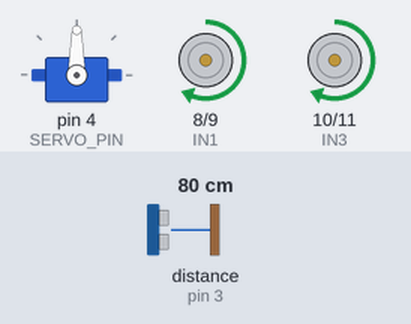
Simulated run of this sketch. Board: Arduino Uno, built with avr-gcc and run on an emulated ATmega328P. On the bench: servo, motor-driver pin pairs drawn as motors (green arrow = first pin HIGH = forward, orange = second pin HIGH = backward, longer = more drive, scaled by the enable pin). Wiring (inferred from the names in the program): ultrasonic range finder: trigger pin 2; echo pin 3. The inputs (shaded band) are chosen by the test bench; at power-on: distance to the obstacle (sensor on pin 3) 80 cm. The echo pulse lasts 58.3 µs per cm.

Above: at 2.2 s.
2.3 s: distance to the obstacle (sensor on pin 3) set to 24 cm
3.8 s: distance to the obstacle (sensor on pin 3) set to 20 cm
At 5.1 s:
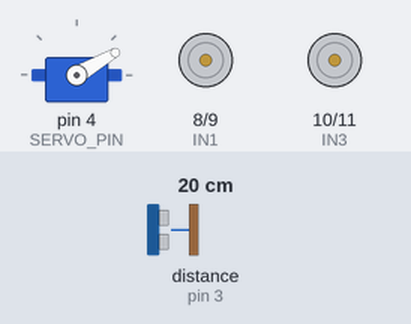
6.8 s: distance to the obstacle (sensor on pin 3) set to 35 cm
At 8.5 s:
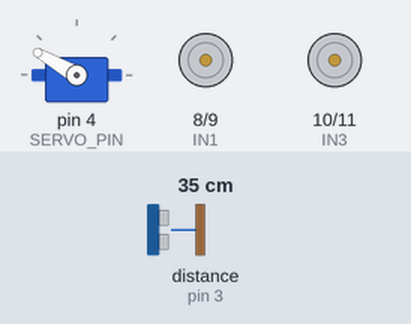
9.8 s: distance to the obstacle (sensor on pin 3) set to 2 cm
At 12.5 s:
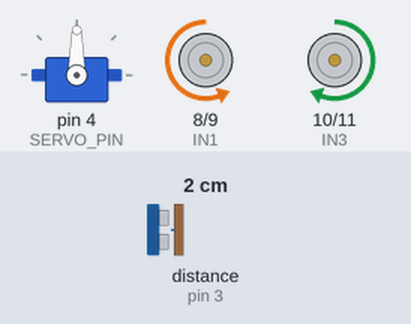
Timing chart, 0 to 13.8 s (numbered marks = the images above; inputs shaded):
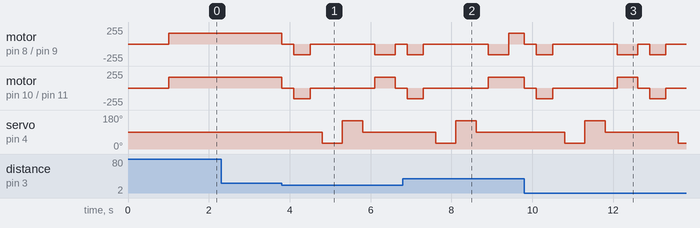

Measured:
- the behaviour switches between 22 and 21 cm on distance to the obstacle (sensor on pin 3) (found by bisection; images 0 and 1)
- after the input at 2.3 s, every drawn part: stays the same
- after the input at 6.8 s, motor on pin 10 (IN3) / pin 11 (IN4): goes on until 8.9 s, then stays forward 160/255

The sketch:

obstacle_avoidance_robot.ino
```cpp
// Obstacle Avoidance Robot
// Arduino UNO + L298N + HC-SR04 + Servo

#include <Servo.h>

#define ENA 5
#define IN1 8
#define IN2 9
#define IN3 10
#define IN4 11
#define ENB 6

#define TRIG 2
#define ECHO 3

#define SERVO_PIN 4

Servo myServo;

int speedMotor = 160;

long getDistance() {
  digitalWrite(TRIG, LOW);
  delayMicroseconds(2);

  digitalWrite(TRIG, HIGH);
  delayMicroseconds(10);
  digitalWrite(TRIG, LOW);

  long duration = pulseIn(ECHO, HIGH);
  long distance = duration * 0.034 / 2;

  return distance;
}

void forward() {
  analogWrite(ENA, speedMotor);
  analogWrite(ENB, speedMotor);

  digitalWrite(IN1, HIGH);
  digitalWrite(IN2, LOW);

  digitalWrite(IN3, HIGH);
  digitalWrite(IN4, LOW);
}

void backward() {
  analogWrite(ENA, speedMotor);
  analogWrite(ENB, speedMotor);

  digitalWrite(IN1, LOW);
  digitalWrite(IN2, HIGH);

  digitalWrite(IN3, LOW);
  digitalWrite(IN4, HIGH);
}

void left() {
  analogWrite(ENA, speedMotor);
  analogWrite(ENB, speedMotor);

  digitalWrite(IN1, LOW);
  digitalWrite(IN2, HIGH);

  digitalWrite(IN3, HIGH);
  digitalWrite(IN4, LOW);
}

void right() {
  analogWrite(ENA, speedMotor);
  analogWrite(ENB, speedMotor);

  digitalWrite(IN1, HIGH);
  digitalWrite(IN2, LOW);

  digitalWrite(IN3, LOW);
  digitalWrite(IN4, HIGH);
}

void stopRobot() {
  digitalWrite(IN1, LOW);
  digitalWrite(IN2, LOW);
  digitalWrite(IN3, LOW);
  digitalWrite(IN4, LOW);
}

void setup() {
  pinMode(ENA, OUTPUT);
  pinMode(ENB, OUTPUT);

  pinMode(IN1, OUTPUT);
  pinMode(IN2, OUTPUT);
  pinMode(IN3, OUTPUT);
  pinMode(IN4, OUTPUT);

  pinMode(TRIG, OUTPUT);
  pinMode(ECHO, INPUT);

  myServo.attach(SERVO_PIN);
  myServo.write(90);

  delay(1000);
}

void loop() {
  long distance = getDistance();

  if (distance > 20) {
    forward();
  }
  else {
    stopRobot();
    delay(300);

    backward();
    delay(400);

    stopRobot();
    delay(300);

    myServo.write(30);
    delay(500);
    long rightDistance = getDistance();

    myServo.write(150);
    delay(500);
    long leftDistance = getDistance();

    myServo.write(90);
    delay(300);

    if (rightDistance > leftDistance) {
      right();
      delay(500);
    }
    else {
      left();
      delay(500);
    }

    stopRobot();
  }
}
```
